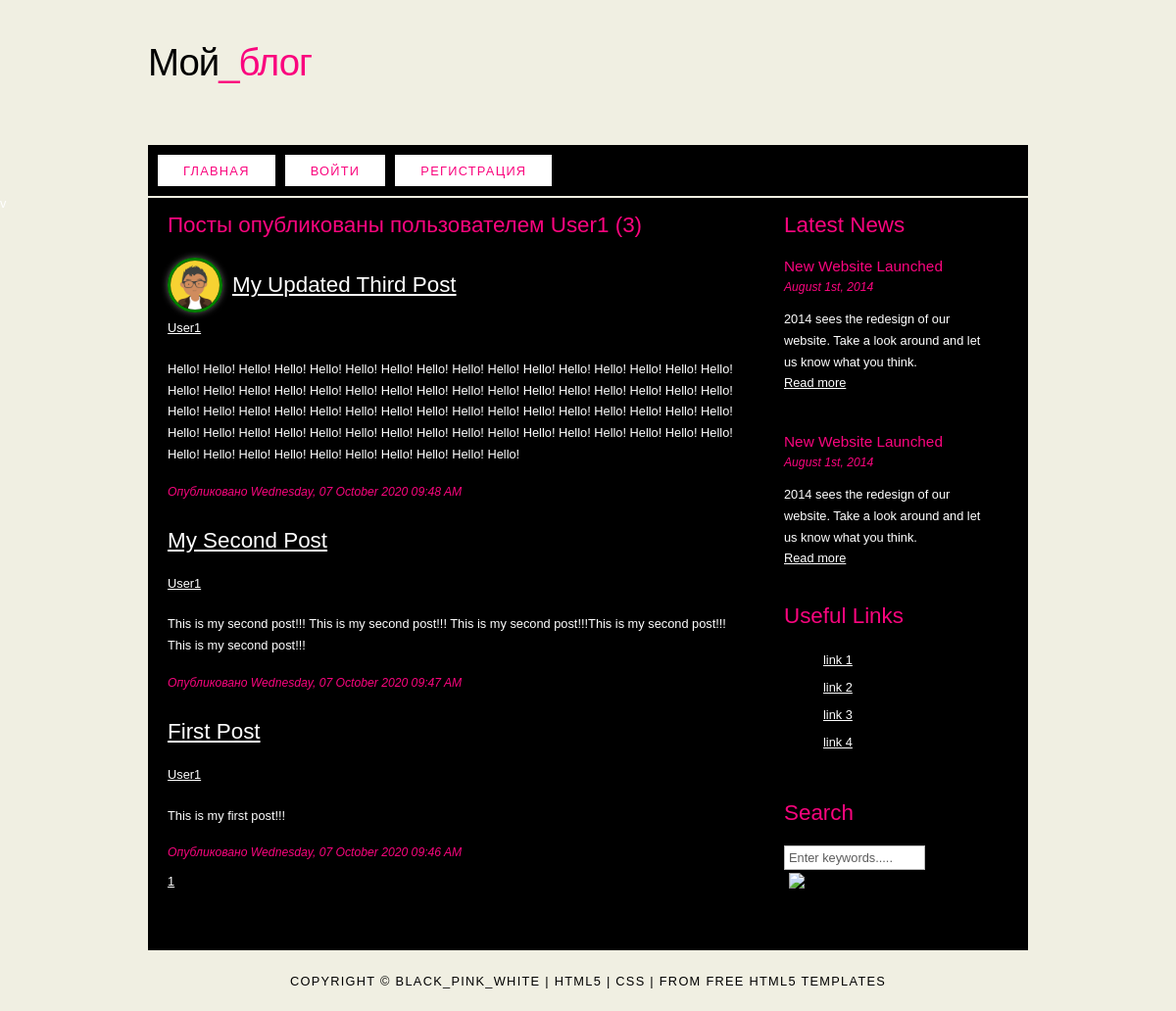
The app's page /user/User1 with its own data.
### flask_blog/models.py (models this page shows, shortened)
class User(db.Model, UserMixin):
    id = db.Column(db.Integer, primary_key=True)
    username = db.Column(db.String(20), unique=True, nullable=False)
    email = db.Column(db.String(120), unique=True, nullable=False)
    image_file = db.Column(db.String(20), nullable=False,
                           default='default.png')
    password = db.Column(db.String(60), nullable=False)
    posts = db.relationship('Post', backref='author', lazy=True)

class Post(db.Model):
    id = db.Column(db.Integer, primary_key=True)
    title = db.Column(db.String(100), nullable=False)
    date_posted = db.Column(db.DateTime, nullable=False,
                            default=datetime.utcnow)
    content = db.Column(db.Text, nullable=False)
    user_id = db.Column(db.Integer, db.ForeignKey('user.id'), nullable=False)

### flask_blog/users/routes.py (the view)
@users.route("/user/<string:username>")
def user_posts(username):
    page = request.args.get('page', 1, type=int)
    user = User.query.filter_by(username=username).first_or_404()
    posts = Post.query.filter_by(author=user)\
        .order_by(Post.date_posted.desc())\
        .paginate(page=page, per_page=5)
    return render_template('user_posts.html', posts=posts, user=user)

### flask_blog/templates/user_posts.html (shortened to what this page needs)
{% extends "layout.html" %}
{% block content %}
<h1>Посты опубликованы пользователем {{ user.username }} ({{ posts.total }})</h1>
<span class="left">
<img class="profile"
     src="{{ url_for('static', filename='profile_pics/' + user.image_file) }}">
</span>
{% for post in posts.items %}
<h2><a class="title" href="{{ url_for('posts.post', post_id=post.id) }}">{{ post.title }}</a></h2>
<p><a href="{{ url_for('users.user_posts', username=post.author.username) }}">{{ post.author.username }}</a></p>
<p>{{ post.content }}</p>
<h6>Опубликовано {{ post.date_posted.strftime('%A, %d %B %Y %I:%M %p') }}</h6>
{% endfor %}
{% for page_num in posts.iter_pages(left_edge=1, right_edge=1, left_current=1, right_current=2) %}
{% if page_num %}
{% if posts.page == page_num %}
<a class="btn btn-success mb-4" href="{{ url_for('posts.allpost', page=page_num) }}">{{ page_num }}</a>
{% else %}
<a class="btn btn-outline-success mb-4" href="{{ url_for('posts.allpost', page=page_num) }}">{{ page_num }}</a>
{% endif %}
{% else %}
...
{% endif %}
{% endfor %}
{% endblock content %}

### flask_blog/static/main.css (style rules this page uses)
html { height: 100%; }
* { margin: 0; padding: 0; }
body { font: normal .80em 'trebuchet ms', arial, sans-serif; background: #F0EFE2 url(background.png) repeat; color: #FFF; }
p { padding: 0 0 20px 0; line-height: 1.7em; }
img { border: 0; }
h1, h2, h3, h4, h5, h6 { font: normal 175% 'century gothic', arial, sans-serif; color: #FA057E; margin: 0 0 15px 0; padding: 15px 0 5px 0; }
h2 { font: normal 175% 'century gothic', arial, sans-serif; }
h4, h5, h6 { margin: 0; padding: 0 0 5px 0; font: normal 120% arial, sans-serif; }
h5, h6 { font: italic 95% arial, sans-serif; padding: 0 0 15px 0; }
a, a:hover { outline: none; text-decoration: underline; color: #FFF; }
.left { float: left; width: auto; margin-right: 10px; }

### flask_blog/templates/user_posts.html (style rules this page uses)
.profile { border-radius: 100px; width: 50px; height: 50px; border: 3px solid green; box-shadow: 0 0 7px #666; }

### records on screen
User: username "User1", image_file (placeholder picture)
Post: title "My Updated Third Post", author.username "User1", content "Hello! Hello! Hello! Hello! Hello! Hello! Hello! Hello! Hello! Hello! Hello! Hello! Hello! Hello! Hello! Hello! Hello! Hello! Hello! Hello! Hello! Hello! Hello! Hello! Hello! Hello! Hello! Hello! Hello! Hello! Hello! Hello! Hello! Hello! Hello! Hello! Hello! Hello! Hello! Hello! Hello! Hello! Hello! Hello! Hello! Hello! Hello! Hello! Hello! Hello! Hello! Hello! Hello! Hello! Hello! Hello! Hello! Hello! Hello! Hello! Hello! Hello! Hello! Hello! Hello! Hello! Hello! Hello! Hello! Hello! Hello! Hello! Hello! Hello!", date_posted "Wednesday, 07 October 2020 09:48 AM"
Post: title "My Second Post", author.username "User1", content "This is my second post!!! This is my second post!!! This is my second post!!!This is my second post!!! This is my second post!!!", date_posted "Wednesday, 07 October 2020 09:47 AM"
Post: title "First Post", author.username "User1", content "This is my first post!!!", date_posted "Wednesday, 07 October 2020 09:46 AM"

### other values on screen
{{ posts.total }} "3"
{{ page_num }} "1"
